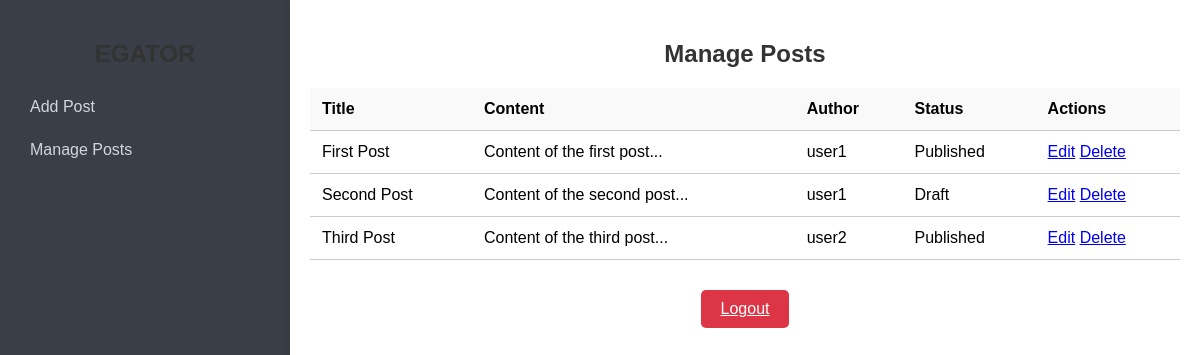
/manage_posts.php (signed in), run on the app's committed database.
### tables this page shows
CREATE TABLE blog_posts (
    id INT AUTO_INCREMENT PRIMARY KEY,
    title VARCHAR(100) NOT NULL,
    content TEXT NOT NULL,
    user_id INT NOT NULL,
    status ENUM('draft', 'published') DEFAULT 'draft',
    tags VARCHAR(100),
    created_at TIMESTAMP DEFAULT CURRENT_TIMESTAMP,
    updated_at TIMESTAMP DEFAULT CURRENT_TIMESTAMP ON UPDATE CURRENT_TIMESTAMP,
    is_draft BOOLEAN DEFAULT TRUE,
    FOREIGN KEY (user_id) REFERENCES users(id)
);

CREATE TABLE users (
    id INT AUTO_INCREMENT PRIMARY KEY,
    username VARCHAR(50) NOT NULL UNIQUE,
    password VARCHAR(255) NOT NULL,
    email VARCHAR(100) NOT NULL UNIQUE,
    created_at TIMESTAMP DEFAULT CURRENT_TIMESTAMP
);

### manage_posts.php (the view, shortened to what this page needs)
<?php
require 'config.php';
$sql = "SELECT bp.id, bp.title, bp.content, bp.status, u.username
        FROM blog_posts bp
        JOIN users u ON bp.user_id = u.id";
$result = $conn->query($sql);
?>
<!DOCTYPE html>
<html lang="en">
<head>
    <link rel="stylesheet" href="https://cdnjs.cloudflare.com/ajax/libs/font-awesome/6.0.0-beta3/css/all.min.css">
</head>
<body>
    <div class="dashboard_container">
        <div class="sidebar">
            <h2>EGATOR</h2>
            <a href="add_post.php">Add Post</a>
            <a href="manage_posts.php">Manage Posts</a>
        </div>
        <div class="main_content">
            <h2>Manage Posts</h2>
            <table>
                <tr>
                    <th>Title</th>
                    <th>Content</th>
                    <th>Author</th>
                    <th>Status</th>
                    <th>Actions</th>
                </tr>
                <?php while ($row = $result->fetch_assoc()): ?>
                    <tr>
                        <td><?php echo htmlspecialchars($row['title']); ?></td>
                        <td><?php echo htmlspecialchars(substr($row['content'], 0, 100)); ?>...</td>
                        <td><?php echo htmlspecialchars($row['username']); ?></td>
                        <td><?php echo htmlspecialchars(ucfirst($row['status'])); ?></td>
                        <td>
                            <a href="edit_post.php?id=<?php echo $row['id']; ?>">Edit</a>
                            <a href="delete_post.php?id=<?php echo $row['id']; ?>">Delete</a>
                        </td>
                    </tr>
                <?php endwhile; ?>
            </table>
            <a href="Logout.php" class="logout">Logout</a>
        </div>
    </div>
</body>
</html>

### manage_posts.php (style rules this page uses)
body { font-family: 'Arial', sans-serif; margin: 0; padding: 0; background-color: #f0f0f0; }
.dashboard_container { display: flex; width: 100%; min-height: 100vh; }
.sidebar { width: 250px; background-color: #3a3f47; padding: 20px; color: white; min-height: 100vh; }
.sidebar h2 { text-align: center; margin-bottom: 20px; }
.sidebar a { display: block; color: #cfd8dc; text-decoration: none; padding: 10px; margin: 5px 0; transition: background-color 0.3s; }
.main_content { flex-grow: 1; padding: 20px; background-color: white; min-height: 100vh; box-shadow: 0 0 10px rgba(0, 0, 0, 0.1); text-align: center; }
h2 { color: #333; margin-bottom: 20px; }
table { width: 100%; border-collapse: collapse; margin-top: 20px; }
th, td { padding: 12px; text-align: left; border-bottom: 1px solid #ccc; }
th { background-color: #f9f9f9; }
.logout { margin-top: 30px; display: inline-block; background-color: #dc3545; color: white; padding: 10px 20px; border: none; border-radius: 5px; transition: background-color 0.3s; }

### data on the page
blog_posts: title "First Post", content "Content of the first post", user.username "user1", status "Published"
blog_posts: title "Second Post", content "Content of the second post", user.username "user1", status "Draft"
blog_posts: title "Third Post", content "Content of the third post", user.username "user2", status "Published"
